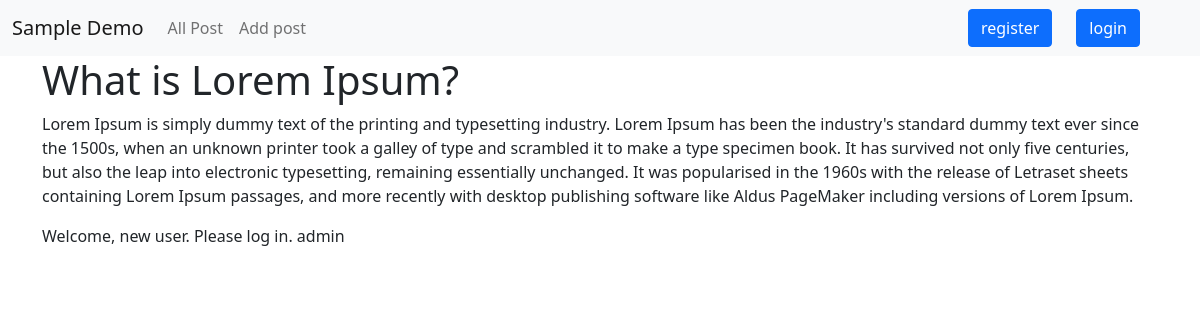
Screenshot of /blog/what-is-lorem-ipsum with the database file from the repository.
### blog/models.py (models this page shows, shortened)
class Post(models.Model):
    title = models.CharField(max_length=250)
    slug = models.SlugField(max_length=250,default=uuid1,unique=True)
    author = models.ForeignKey(
        User,
        on_delete=models.CASCADE,)
    body = models.TextField()
    created = models.DateTimeField(auto_now_add=True)
    updated = models.DateTimeField(auto_now=True)

### blog/views.py (the view)
# urls.py: path('<str:slug>',views.post_detail,name='post_detail'),
def post_detail(request,slug):
    post =  Post.objects.filter(
        slug=slug
    ).first()
    if request.user==post.author:
        return render(request,'blog/detail.html',locals())
    else:
        return render(request,'blog/detail.html',locals())

### templates/blog/detail.html (shortened to what this page needs)
<!doctype html>
<html lang="en">
<head>
    <link href="https://cdn.jsdelivr.net/npm/bootstrap@5.1.1/dist/css/bootstrap.min.css" rel="stylesheet"
>
</head>
<body>
    {% include 'includes/navbar.html' %}
    <div class="container">
        <div class="row">
            <div class="col">
                <h1>{{ post.title }}</h1>
            </div>
        </div>
        <div class="row">
            <div class="col">
                <p>
                    {{ post.body }}
                </p>
            </div>
        </div>
        {% if user.get_username|stringformat:'s' == post.author|stringformat:'s' %}
        <p>Welcome, {{ user.get_username }}. Thanks for logging in.</p>
        {% else %}
        <p>Welcome, new user. Please log in. {{ user.get_username }} {{ post.author }}</p>
        {% endif %}
    </div>
</body>
</html>

### rows the page displays
Post: title "What is Lorem Ipsum?", body "Lorem Ipsum is simply dummy text of the printing and typesetting industry. Lorem Ipsum has been the industry's standard dummy text ever since the 1500s, when an unknown printer took a galley of type and scrambled it to make a type specimen book. It has survived not only five centuries, but also the leap into electronic typesetting, remaining essentially unchanged. It was popularised in the 1960s with the release of Letraset sheets containing Lorem Ipsum passages, and more recently with desktop publishing software like Aldus PageMaker including versions of Lorem Ipsum.", author "admin"
